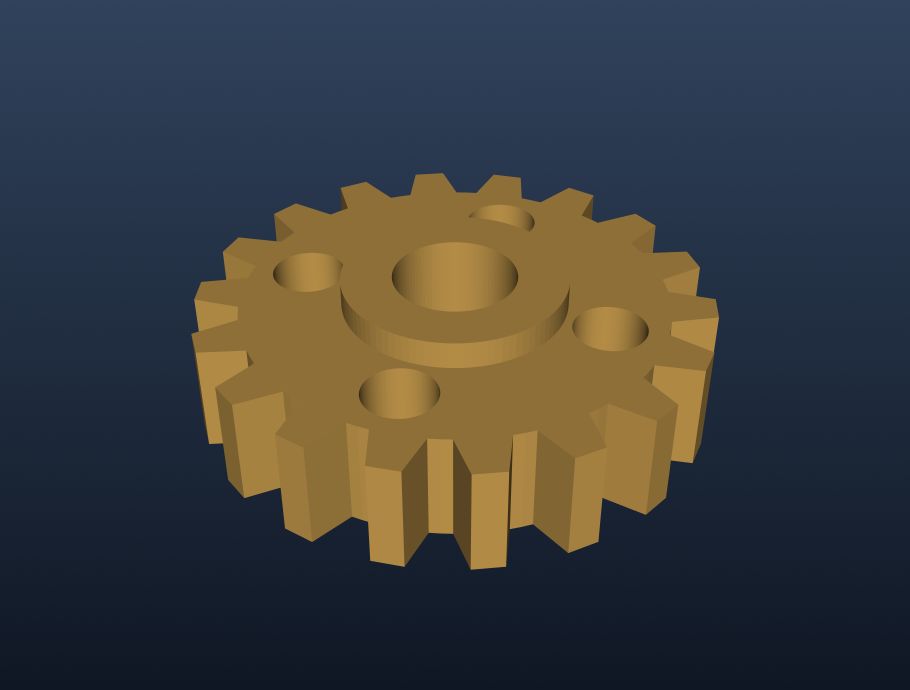
#> input picture practice/day33_assets/in/gear.png, 1820 x 1380 px, found by its file name (shown at 1/2 size)
$ python make_samples.py
#> lines starting #> are read from the running program, lines starting #| are printed output that depends on the picture; after the words box and inside, x2 and y2 are one past the last pixel; in counts of white or black regions, pixels touching at a corner belong together
# ============================================================
# make_samples.py —— 造三件"样件"给 v1 练手
# 干的事：把一张齿轮原图变成三张同规格的灰度图，放进 v1/assets/in/
#   01_std.png   标准件（合格样件）—— 后面 pipeline.py 的"图纸"就是从它量出来的
#   02_small.png 偏小件（整件缩到 90%，模拟加工出来尺寸不够）
#   03_notch.png 缺角件（右下轮缘咬掉一块，模拟崩边）
# 跑法（在 v1 文件夹里）：D:/python/python.exe make_samples.py
# ============================================================

from pathlib import Path   # Path：造"地址牌"的工具（Day15 学过）
import cv2                 # OpenCV：读图、缩放、转灰度、存图
import numpy as np         # numpy：这里只用来造一块黑画布

# SRC：原料 —— W06 用的那张齿轮原图（1820 × 1380，彩色）
SRC = Path("D:/AI/zcode files/vision-lab/practice/day33_assets/in/gear.png")
# OUT：三件样件存哪儿
OUT = Path("D:/AI/zcode files/vision-lab/practice/v1/assets/in")
OUT.mkdir(parents=True, exist_ok=True)   # 文件夹没有就建；已经有了也不报错

TARGET_W = 1000   # 统一宽度（像素）：和 W05、W06 所有实验同规格，数字才能逐日对账

# ---------- 造 1 号：标准件 ----------
img = cv2.imread(str(SRC))   # 读原图（路径要 str() 包一层；中文路径会读空，这里全是英文）
#> img is the input picture: shape (1380, 1820, 3); mean B, G, R 62.7, 62.7, 61.3
ih, iw = img.shape[:2]       # 原图的高 ih、宽 iw —— shape 的顺序是"先高后宽"
#> ih = 1380; iw = 1820

# 先把宽度统一缩到 1000（高度按比例跟着变），再压成一层灰度
# 整条流水线只在灰度上干活：白色零件和深色背景的亮度差足够大，三通道彩色是浪费内存
std = cv2.cvtColor(
    cv2.resize(img, (TARGET_W, int(ih * TARGET_W / iw))),
    cv2.COLOR_BGR2GRAY)
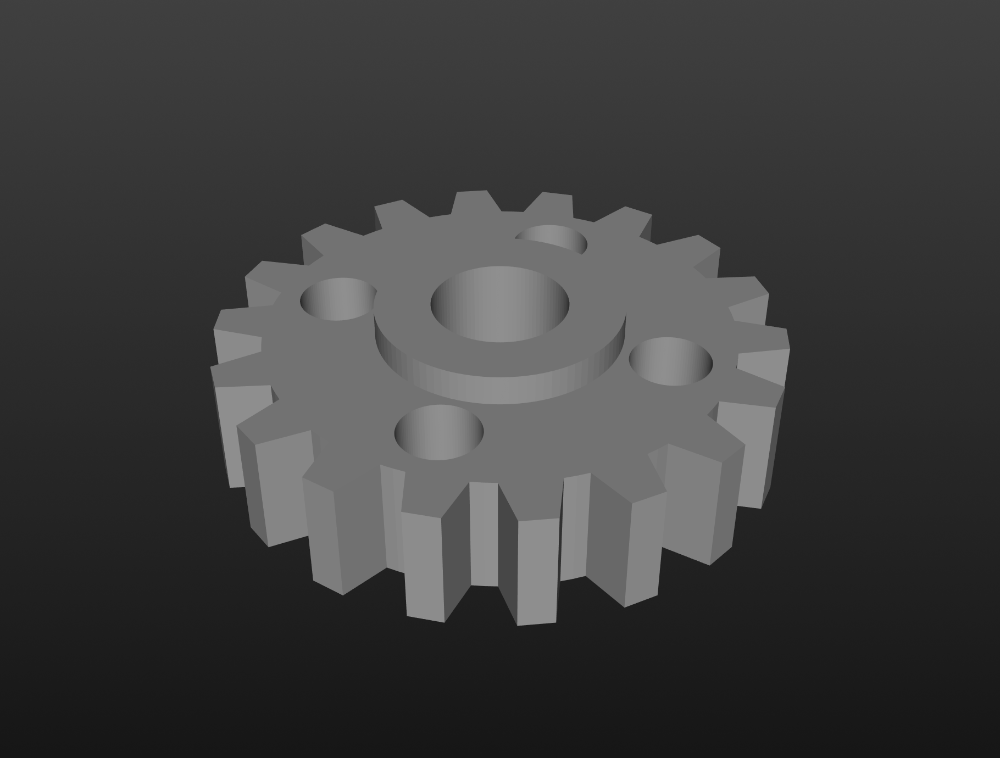
#> std: shape (758, 1000); min 21, max 143, mean 62.2

H, W = std.shape   # 标准件的高 H = 758、宽 W = 1000 —— 下面两件要贴进同样大的画布
#> H = 758; W = 1000
cv2.imwrite(str(OUT / "01_std.png"), std)
print("01_std.png   标准件", std.shape)
#| 01_std.png   标准件 (758, 1000)

# ---------- 造 2 号：偏小件 ----------
# cv2.resize 的第二种用法：第二个位置给 None（占位，表示"尺寸这边不填"），
# 改用 fx / fy 给缩放倍数 —— 0.9 就是宽、高都变成原来的九成。
s = cv2.resize(std, None, fx=0.9, fy=0.9)      # 1000 × 758  →  900 × 682

# 造一块和标准件同样大的黑画布（np.zeros = 全 0 = 全黑，uint8 是像素值的类型：0~255）
canvas = np.zeros((H, W), np.uint8)

# 算"贴到正中"的左上角坐标：// 是整除（小数直接砍掉，留下的整数正好当切片下标用）
y0 = (H - s.shape[0]) // 2      # 竖方向留白的一半 = (758 - 682) // 2 = 38，记为行偏移
#> y0 = 38
x0 = (W - s.shape[1]) // 2      # 横方向留白的一半 = (1000 - 900) // 2 = 50，记为列偏移
#> x0 = 50

# 把缩小的图"贴"进画布正中 —— 切片赋值（Day36/39 用过）：
# 左边界 : 右边界 是列（横向），上边界 : 下边界 是行（纵向），别写反，从canvas取出的区域，赋值给s，s会覆盖canvas
canvas[y0:y0 + s.shape[0], x0:x0 + s.shape[1]] = s
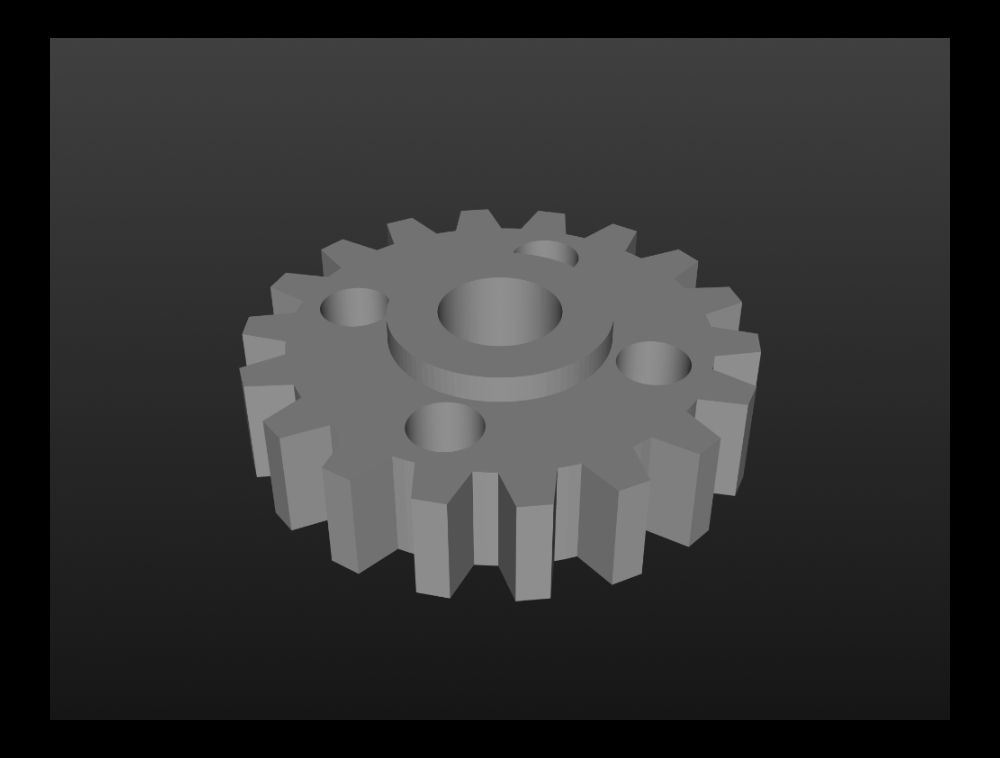
#> canvas: shape (758, 1000); min 0, max 143, mean 50.3

cv2.imwrite(str(OUT / "02_small.png"), canvas)
print("02_small.png 偏小件", s.shape, "贴在", (x0, y0))
#| 02_small.png 偏小件 (682, 900) 贴在 (50, 38)

# ---------- 造 3 号：缺角件 ----------
bad = std.copy()   # ⚠️ 一定要 .copy()。写成 bad = std 的话，改 bad 会把标准件一起改坏
# 在右下轮缘咬掉一块：行 540~639（100 行高）、列 480~619（140 列宽），填成背景灰 30
bad[540:640, 480:620] = 30
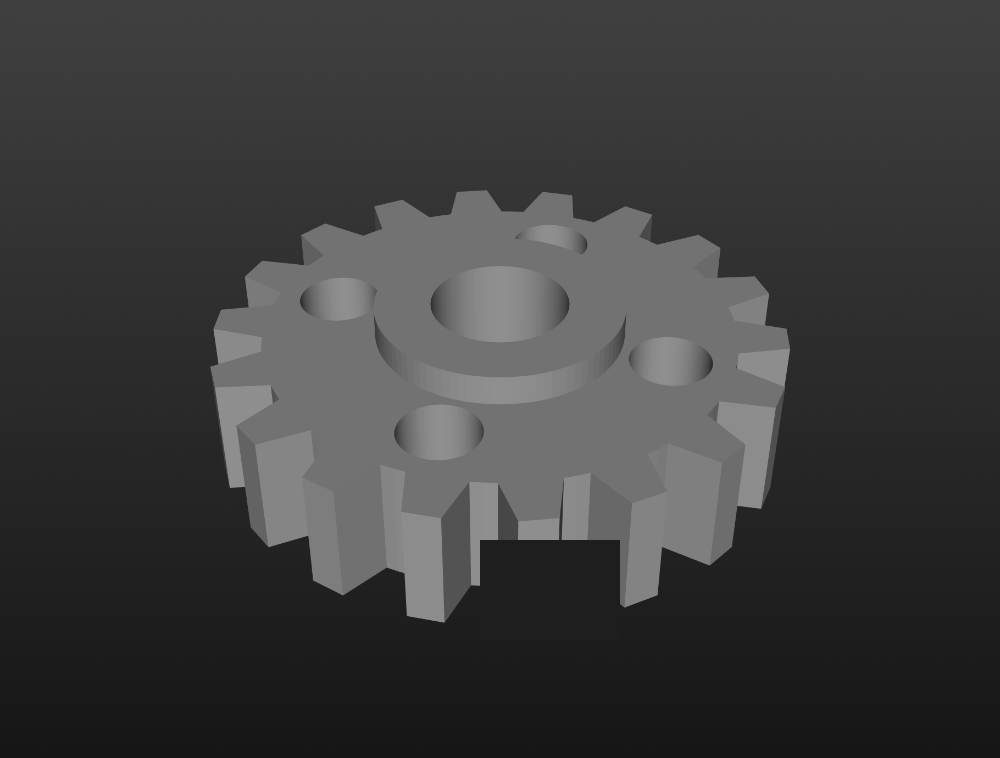
#> bad: shape (758, 1000); 1.61% of pixels changed, all inside (x1, y1, x2, y2) = (480, 540, 620, 640)
cv2.imwrite(str(OUT / "03_notch.png"), bad)
print("03_notch.png 缺角件 已生成")
